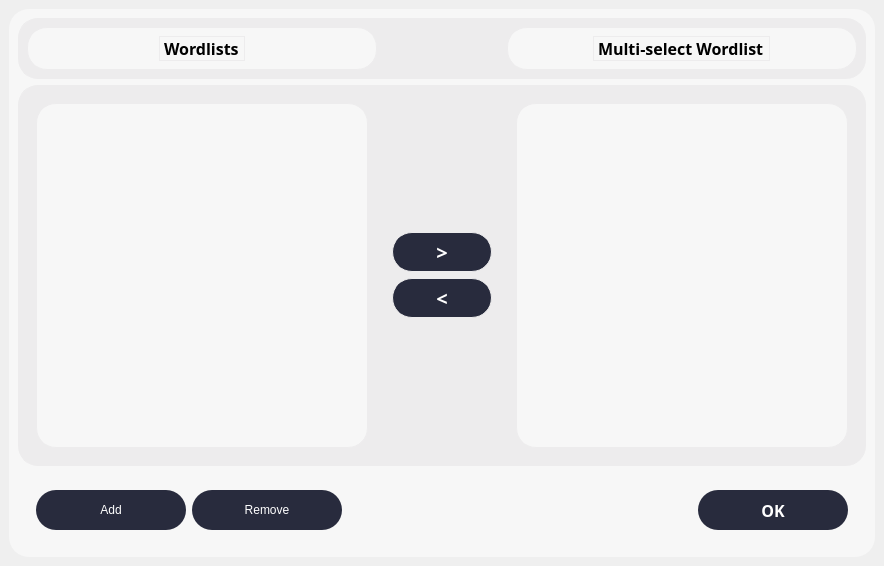
<?xml version="1.0" encoding="UTF-8"?>
<ui version="4.0">
 <class>MainWindow</class>
 <widget class="QMainWindow" name="MainWindow">
  <property name="geometry">
   <rect>
    <x>0</x>
    <y>0</y>
    <width>884</width>
    <height>566</height>
   </rect>
  </property>
  <property name="windowTitle">
   <string>MainWindow</string>
  </property>
  <widget class="QWidget" name="centralwidget">
   <layout class="QHBoxLayout" name="horizontalLayout">
    <item>
     <widget class="QWidget" name="widget" native="true">
      <property name="styleSheet">
       <string notr="true">background-color: rgb(247,247,247);
border-radius: 20px;
</string>
      </property>
      <layout class="QVBoxLayout" name="verticalLayout">
       <item>
        <widget class="QWidget" name="widget_2" native="true">
         <property name="styleSheet">
          <string notr="true">border: 1px solid rgb(237, 236, 237); /* Set the &quot;groove&quot; border style for the specific widgets */
background-color: rgb(237, 236, 237);
</string>
         </property>
         <layout class="QHBoxLayout" name="horizontalLayout_2">
          <item>
           <widget class="QWidget" name="widget_8" native="true">
            <property name="minimumSize">
             <size>
              <width>350</width>
              <height>0</height>
             </size>
            </property>
            <property name="styleSheet">
             <string notr="true">background-color: rgb(247,247,247);
border-radius: 20px;
</string>
            </property>
            <layout class="QHBoxLayout" name="horizontalLayout_7">
             <item alignment="Qt::AlignHCenter">
              <widget class="QLabel" name="label_wordlist">
               <property name="font">
                <font>
                 <family>Barlow SemiBold</family>
                 <pointsize>12</pointsize>
                 <weight>75</weight>
                 <bold>true</bold>
                </font>
               </property>
               <property name="styleSheet">
                <string notr="true">color: rgb(0, 0, 0);</string>
               </property>
               <property name="text">
                <string>Wordlists</string>
               </property>
              </widget>
             </item>
            </layout>
           </widget>
          </item>
          <item>
           <widget class="QWidget" name="widget_10" native="true">
            <property name="minimumSize">
             <size>
              <width>0</width>
              <height>0</height>
             </size>
            </property>
           </widget>
          </item>
          <item>
           <widget class="QWidget" name="widget_9" native="true">
            <property name="minimumSize">
             <size>
              <width>350</width>
              <height>0</height>
             </size>
            </property>
            <property name="styleSheet">
             <string notr="true">background-color: rgb(247,247,247);
border-radius: 20px;
</string>
            </property>
            <layout class="QHBoxLayout" name="horizontalLayout_8">
             <item alignment="Qt::AlignHCenter">
              <widget class="QLabel" name="label_multiWordlist">
               <property name="font">
                <font>
                 <family>Barlow SemiBold</family>
                 <pointsize>12</pointsize>
                 <weight>75</weight>
                 <bold>true</bold>
                </font>
               </property>
               <property name="styleSheet">
                <string notr="true">color: rgb(0, 0, 0);</string>
               </property>
               <property name="text">
                <string>Multi-select Wordlist</string>
               </property>
              </widget>
             </item>
            </layout>
           </widget>
          </item>
         </layout>
        </widget>
       </item>
       <item>
        <widget class="QWidget" name="widget_3" native="true">
         <property name="styleSheet">
          <string notr="true">border: 1px solid rgb(237, 236, 237); /* Set the &quot;groove&quot; border style for the specific widgets */
background-color: rgb(237, 236, 237);
</string>
         </property>
         <layout class="QHBoxLayout" name="horizontalLayout_3">
          <item>
           <widget class="QWidget" name="widget_5" native="true">
            <layout class="QHBoxLayout" name="horizontalLayout_4">
             <item>
              <widget class="QListWidget" name="listWidget_left">
               <property name="focusPolicy">
                <enum>Qt::NoFocus</enum>
               </property>
               <property name="styleSheet">
                <string notr="true">background-color: rgb(247,247,247);
border-radius: 20px;
color: rgb(0, 0, 0);</string>
               </property>
              </widget>
             </item>
            </layout>
           </widget>
          </item>
          <item alignment="Qt::AlignHCenter|Qt::AlignVCenter">
           <widget class="QWidget" name="widget_6" native="true">
            <layout class="QVBoxLayout" name="verticalLayout_2">
             <item>
              <widget class="QPushButton" name="btn_toRight">
               <property name="sizePolicy">
                <sizepolicy hsizetype="Minimum" vsizetype="Fixed">
                 <horstretch>0</horstretch>
                 <verstretch>0</verstretch>
                </sizepolicy>
               </property>
               <property name="minimumSize">
                <size>
                 <width>100</width>
                 <height>40</height>
                </size>
               </property>
               <property name="font">
                <font>
                 <family>Barlow SemiBold</family>
                 <pointsize>15</pointsize>
                 <weight>75</weight>
                 <bold>true</bold>
                </font>
               </property>
               <property name="cursor">
                <cursorShape>PointingHandCursor</cursorShape>
               </property>
               <property name="styleSheet">
                <string notr="true">QPushButton {    
	background-color: rgba(40,43,61,255);
	color: rgb(255, 255, 255);
    border-radius: 20px;
    padding: 5px 10px;
}

QPushButton:hover {
    
}
</string>
               </property>
               <property name="text">
                <string>&gt;</string>
               </property>
              </widget>
             </item>
             <item>
              <widget class="QPushButton" name="btn_toLeft">
               <property name="minimumSize">
                <size>
                 <width>100</width>
                 <height>40</height>
                </size>
               </property>
               <property name="font">
                <font>
                 <family>Barlow SemiBold</family>
                 <pointsize>15</pointsize>
                 <weight>75</weight>
                 <bold>true</bold>
                </font>
               </property>
               <property name="cursor">
                <cursorShape>PointingHandCursor</cursorShape>
               </property>
               <property name="styleSheet">
                <string notr="true">QPushButton {    
	background-color: rgba(40,43,61,255);
	color: rgb(255, 255, 255);
    border-radius: 20px;
    padding: 5px 10px;
}
</string>
               </property>
               <property name="text">
                <string>&lt;</string>
               </property>
              </widget>
             </item>
            </layout>
           </widget>
          </item>
          <item>
           <widget class="QWidget" name="widget_7" native="true">
            <layout class="QHBoxLayout" name="horizontalLayout_5">
             <item>
              <widget class="QListWidget" name="listWidget_right">
               <property name="focusPolicy">
                <enum>Qt::NoFocus</enum>
               </property>
               <property name="styleSheet">
                <string notr="true">background-color: rgb(247,247,247);
border-radius: 20px;
color: rgb(0, 0, 0);</string>
               </property>
              </widget>
             </item>
            </layout>
           </widget>
          </item>
         </layout>
        </widget>
       </item>
       <item>
        <widget class="QWidget" name="widget_4" native="true">
         <property name="minimumSize">
          <size>
           <width>150</width>
           <height>40</height>
          </size>
         </property>
         <layout class="QHBoxLayout" name="horizontalLayout_6">
          <item>
           <widget class="QWidget" name="widget_11" native="true">
            <layout class="QHBoxLayout" name="horizontalLayout_9">
             <item alignment="Qt::AlignLeft">
              <widget class="QPushButton" name="btn_add">
               <property name="minimumSize">
                <size>
                 <width>150</width>
                 <height>40</height>
                </size>
               </property>
               <property name="cursor">
                <cursorShape>PointingHandCursor</cursorShape>
               </property>
               <property name="styleSheet">
                <string notr="true">QPushButton {    
	background-color: rgba(40,43,61,255);
	color: rgb(255, 255, 255);
    border-radius: 20px;
    padding: 5px 10px;
}
</string>
               </property>
               <property name="text">
                <string>Add</string>
               </property>
              </widget>
             </item>
             <item alignment="Qt::AlignLeft">
              <widget class="QPushButton" name="btn_remove">
               <property name="minimumSize">
                <size>
                 <width>150</width>
                 <height>40</height>
                </size>
               </property>
               <property name="cursor">
                <cursorShape>PointingHandCursor</cursorShape>
               </property>
               <property name="styleSheet">
                <string notr="true">QPushButton {    
	background-color: rgba(40,43,61,255);
	color: rgb(255, 255, 255);
    border-radius: 20px;
    padding: 5px 10px;
}
</string>
               </property>
               <property name="text">
                <string>Remove</string>
               </property>
              </widget>
             </item>
            </layout>
           </widget>
          </item>
          <item>
           <widget class="QWidget" name="widget_13" native="true"/>
          </item>
          <item alignment="Qt::AlignRight">
           <widget class="QWidget" name="widget_12" native="true">
            <layout class="QHBoxLayout" name="horizontalLayout_10">
             <item>
              <widget class="QPushButton" name="btn_ok">
               <property name="minimumSize">
                <size>
                 <width>150</width>
                 <height>40</height>
                </size>
               </property>
               <property name="font">
                <font>
                 <family>Barlow SemiBold</family>
                 <pointsize>12</pointsize>
                 <weight>75</weight>
                 <bold>true</bold>
                </font>
               </property>
               <property name="cursor">
                <cursorShape>PointingHandCursor</cursorShape>
               </property>
               <property name="styleSheet">
                <string notr="true">QPushButton {    
	background-color: rgba(40,43,61,255);
	color: rgb(255, 255, 255);
    border-radius: 20px;
    padding: 5px 10px;
}
</string>
               </property>
               <property name="text">
                <string>OK</string>
               </property>
              </widget>
             </item>
            </layout>
           </widget>
          </item>
         </layout>
        </widget>
       </item>
      </layout>
     </widget>
    </item>
   </layout>
  </widget>
 </widget>
 <resources/>
 <connections/>
</ui>
